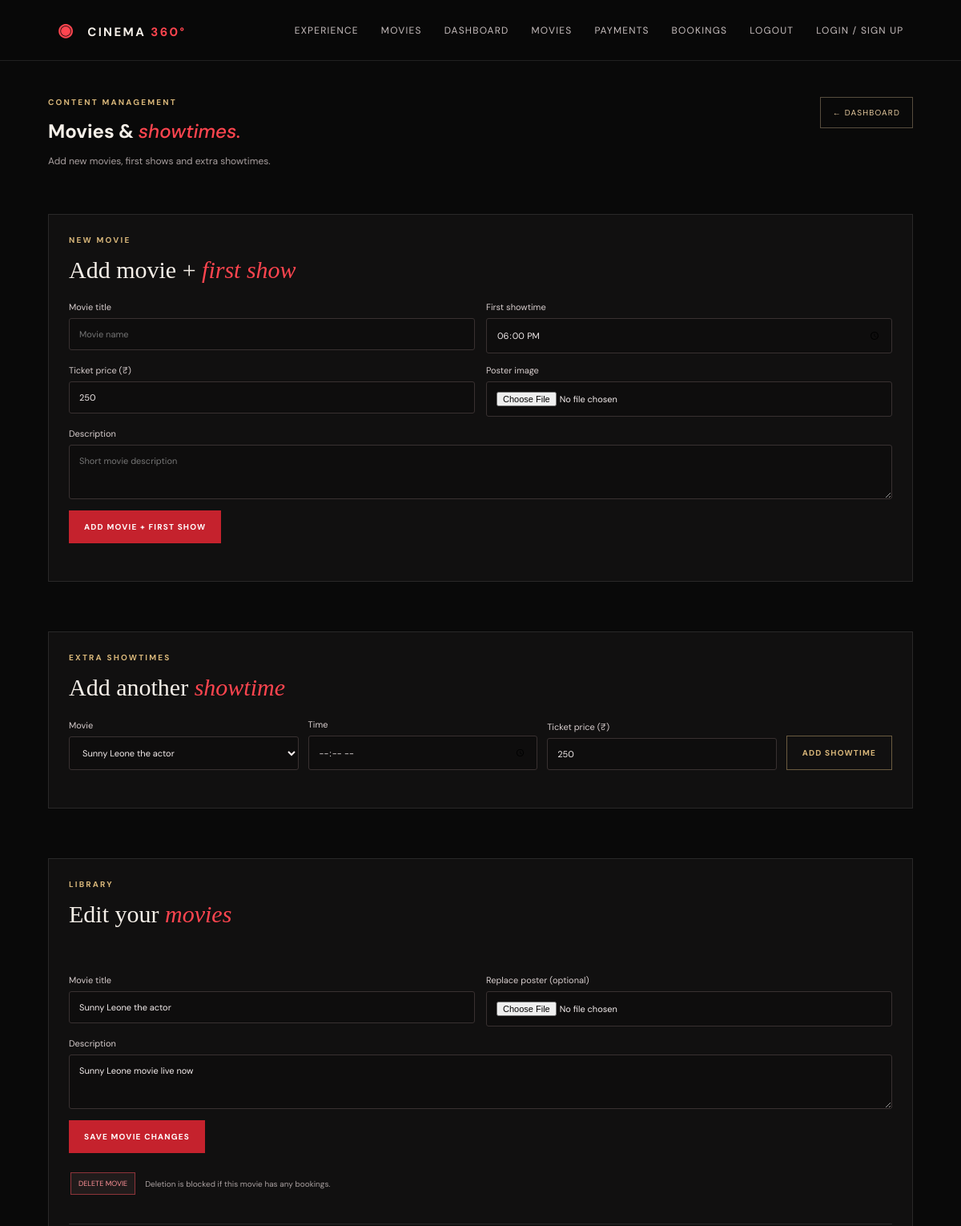
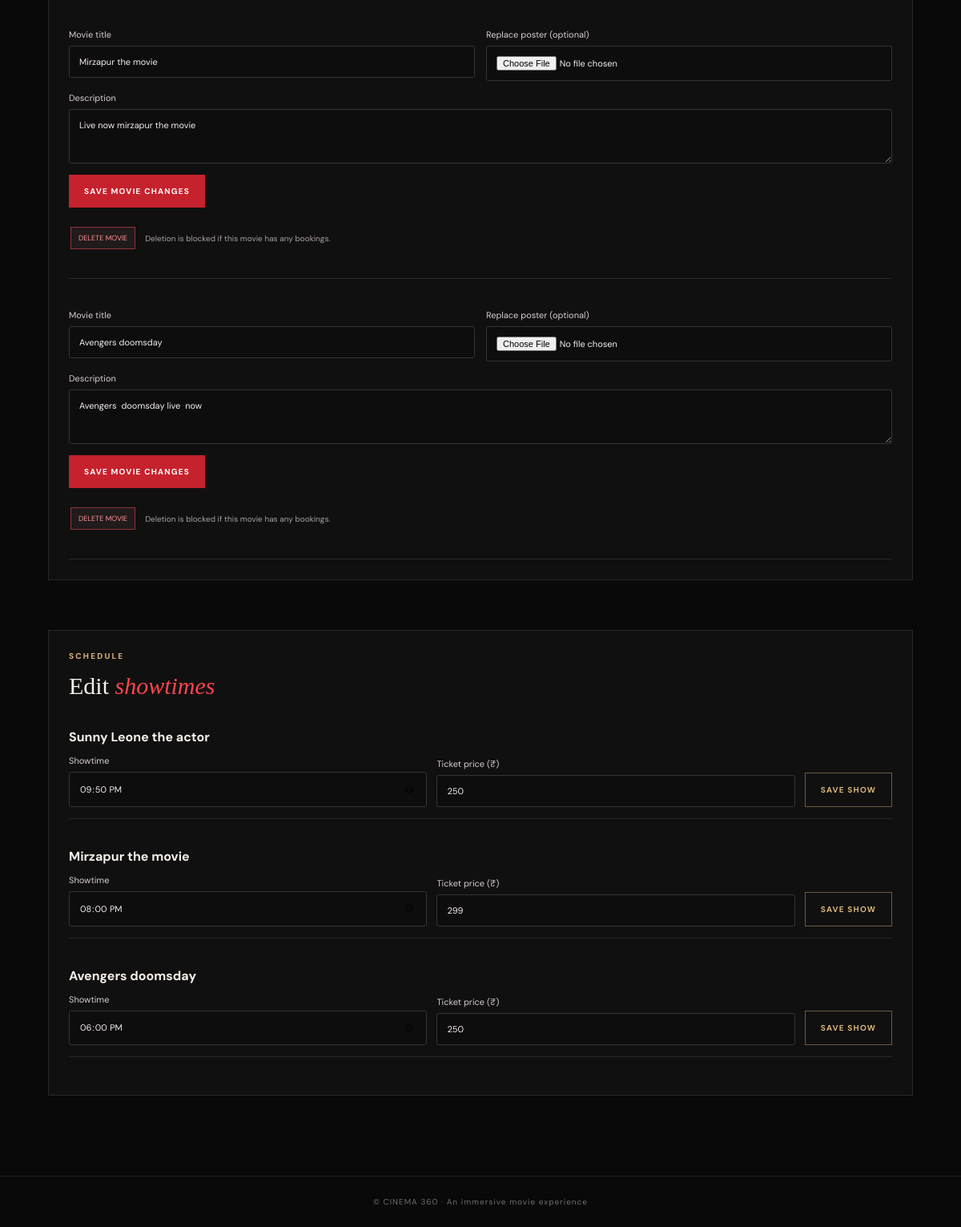
Screenshot of /admin/movies (signed in) with the database file from the repository (2 pictures, top to bottom).
### tables this page shows
CREATE TABLE movies (
      id INTEGER PRIMARY KEY AUTOINCREMENT, title TEXT NOT NULL, description TEXT DEFAULT '',
      poster TEXT DEFAULT '', active INTEGER DEFAULT 1
    );

CREATE TABLE shows (
      id INTEGER PRIMARY KEY AUTOINCREMENT, movie_id INTEGER NOT NULL, show_time TEXT NOT NULL,
      price INTEGER NOT NULL DEFAULT 250, active INTEGER DEFAULT 1,
      FOREIGN KEY(movie_id) REFERENCES movies(id)
    );

### app.py (the view)
@app.route("/admin/movies")
@admin_required
def admin_movies_page():
    con = db()
    movies = con.execute("SELECT * FROM movies ORDER BY id DESC").fetchall()
    shows = con.execute("SELECT s.*,m.title FROM shows s JOIN movies m ON m.id=s.movie_id ORDER BY s.id DESC").fetchall()
    con.close()
    return render_template("admin_movies.html", movies=movies, shows=shows)

### app.py (called while the page is built, shortened)
def db():
    database_url = os.environ.get("DATABASE_URL", "").strip()
    conn = sqlite3.connect(DB_PATH, timeout=30)
    conn.row_factory = sqlite3.Row
    conn.execute("PRAGMA foreign_keys = ON")
    conn.execute("PRAGMA busy_timeout = 30000")
    return conn

def admin_required(fn):
    @wraps(fn)
    def wrapper(*args, **kwargs):
        if not session.get("admin"):
            return redirect(url_for("admin_login"))
        return fn(*args, **kwargs)
    return wrapper

@app.context_processor
def inject_globals():
    return {"site_name": "CINEMA 360", "admin_logged_in": bool(session.get("admin")),
                "current_user": session.get("user_name"), "user_logged_in": bool(session.get("user_id")),
                "image_src": image_src}

### templates/admin_movies.html
{% extends "base.html" %}{% block title %}Movies &amp; Showtimes · CINEMA 360{% endblock %}{% block content %}
<section class="admin-wrap">
 <div class="admin-page-head">
  <div>
   <p class="eyebrow">
    CONTENT MANAGEMENT
   </p>
   <h1>
    Movies &amp;
    <em>
     showtimes.
    </em>
   </h1>
   <p class="muted">
    Add new movies, first shows and extra showtimes.
   </p>
  </div>
  <a class="admin-back-link" href="{{ url_for('admin_dashboard') }}">
   ← DASHBOARD
  </a>
 </div>
 <div class="admin-section-stack">
  <section class="admin-card">
   <p class="eyebrow">
    NEW MOVIE
   </p>
   <h2>
    Add movie +
    <em>
     first show
    </em>
   </h2>
   <form action="{{ url_for('admin_movie') }}" class="admin-form-grid" enctype="multipart/form-data" method="post">
    <label>
     Movie title
     <input name="title" placeholder="Movie name" required=""/>
    </label>
    <label>
     First showtime
     <input name="show_time" required="" type="time" value="18:00"/>
    </label>
    <label>
     Ticket price (₹)
     <input min="1" name="price" required="" type="number" value="250"/>
    </label>
    <label>
     Poster image
     <input accept=".jpg,.jpeg,.png,.webp" name="poster" type="file"/>
    </label>
    <label class="span-all">
     Description
     <textarea name="description" placeholder="Short movie description" rows="3"></textarea>
    </label>
    <button class="primary-btn">
     ADD MOVIE + FIRST SHOW
    </button>
   </form>
  </section>
  <section class="admin-card">
   <p class="eyebrow">
    EXTRA SHOWTIMES
   </p>
   <h2>
    Add another
    <em>
     showtime
    </em>
   </h2>
   <form action="{{ url_for('admin_show') }}" class="inline-form" method="post">
    <label>
     Movie
     <select name="movie_id" required="">
      {% for m in movies %}
      <option value="{{ m.id }}">
       {{ m.title }}
      </option>
      {% endfor %}
     </select>
    </label>
    <label>
     Time
     <input name="show_time" required="" type="time"/>
    </label>
    <label>
     Ticket price (₹)
     <input min="1" name="price" required="" type="number" value="250"/>
    </label>
    <button class="outline-btn">
     ADD SHOWTIME
    </button>
   </form>
  </section>
  <section class="admin-card">
   <p class="eyebrow">
    LIBRARY
   </p>
   <h2>
    Edit your
    <em>
     movies
    </em>
   </h2>
   {% if movies %}
   <div class="admin-list">
    {% for m in movies %}
    <div class="movie-edit-item">
     <form action="{{ url_for('admin_movie_edit', movie_id=m.id) }}" class="admin-form-grid" enctype="multipart/form-data" method="post">
      <label>
       Movie title
       <input name="title" required="" value="{{ m.title }}"/>
      </label>
      <label>
       Replace poster (optional)
       <input accept=".jpg,.jpeg,.png,.webp" name="poster" type="file"/>
      </label>
      <label class="span-all">
       Description
       <textarea name="description" rows="3">{{ m.description or '' }}</textarea>
      </label>
      <button class="primary-btn" type="submit">
       SAVE MOVIE CHANGES
      </button>
     </form>
     <form action="{{ url_for('admin_movie_delete', movie_id=m.id) }}" class="delete-movie-form" method="post" onsubmit="return confirm('Delete this movie and all its showtimes? Movies with bookings cannot be deleted.');">
      <button class="mini-btn reject" type="submit">
       DELETE MOVIE
      </button>
      <small>
       Deletion is blocked if this movie has any bookings.
      </small>
     </form>
    </div>
    {% endfor %}
   </div>
   {% else %}
   <p class="muted">
    No movies added yet.
   </p>
   {% endif %}
  </section>
  <section class="admin-card">
   <p class="eyebrow">
    SCHEDULE
   </p>
   <h2>
    Edit
    <em>
     showtimes
    </em>
   </h2>
   {% if shows %}
   <div class="admin-list">
    {% for s in shows %}
    <form action="{{ url_for('admin_show_edit', show_id=s.id) }}" class="inline-form show-edit-form" method="post">
     <strong>
      {{ s.title }}
     </strong>
     <label>
      Showtime
      <input name="show_time" required="" type="time" value="{{ s.show_time }}"/>
     </label>
     <label>
      Ticket price (₹)
      <input min="1" name="price" required="" type="number" value="{{ s.price }}"/>
     </label>
     <button class="outline-btn" type="submit">
      SAVE SHOW
     </button>
    </form>
    {% endfor %}
   </div>
   {% else %}
   <p class="muted">
    No showtimes added yet.
   </p>
   {% endif %}
  </section>
 </div>
</section>
{% endblock %}

### templates/base.html (shortened to what this page needs)
<!DOCTYPE html>
<html lang="en">
 <head>
  <link href="{{ url_for('static', filename='style.css') }}" rel="stylesheet"/>
 </head>
 <body>
  <header class="topbar">
   <a class="brand" href="{{ url_for('home') }}">
    <span class="brand-mark">
     ◉
    </span>
    CINEMA
    <b>
     360°
    </b>
   </a>
   <nav>
    <a href="{{ url_for('home') }}">
     Experience
    </a>
    <a href="{{ url_for('home') }}#movies">
     Movies
    </a>
    {% if admin_logged_in %}
    <a href="{{ url_for('admin_dashboard') }}">
     Dashboard
    </a>
    <a href="{{ url_for('admin_movies_page') }}">
     Movies
    </a>
    <a href="{{ url_for('admin_payments_page') }}">
     Payments
    </a>
    <a href="{{ url_for('admin_bookings_page') }}">
     Bookings
    </a>
    <a href="{{ url_for('admin_logout') }}">
     Logout
    </a>
    {% else %}
    <a href="{{ url_for('admin_login') }}">
     Admin
    </a>
    {% endif %}{% if user_logged_in %}
    <a href="{{ url_for('my_bookings') }}">
     My Bookings
    </a>
    <a href="{{ url_for('account_logout') }}">
     Logout · {{ current_user }}
    </a>
    {% else %}
    <a href="{{ url_for('account') }}">
     Login / Sign up
    </a>
    {% endif %}
   </nav>
  </header>
  <main>
   {% block content %}{% endblock %}
  </main>
  <footer>
   © CINEMA 360 · An immersive movie experience
  </footer>
 </body>
</html>

### rows the page displays
movies: title "Sunny Leone the actor", description "Sunny Leone movie live now"
movies: title "Mirzapur the movie", description "Live now mirzapur the movie"
movies: title "Avengers doomsday", description "Avengers doomsday live now"
shows: title "Sunny Leone the actor", show_time "21:50", price "250"
shows: title "Mirzapur the movie", show_time "20:00", price "299"
shows: title "Avengers doomsday", show_time "18:00", price "250"

### other values shown
form field movie_id "Sunny Leone the actor"
